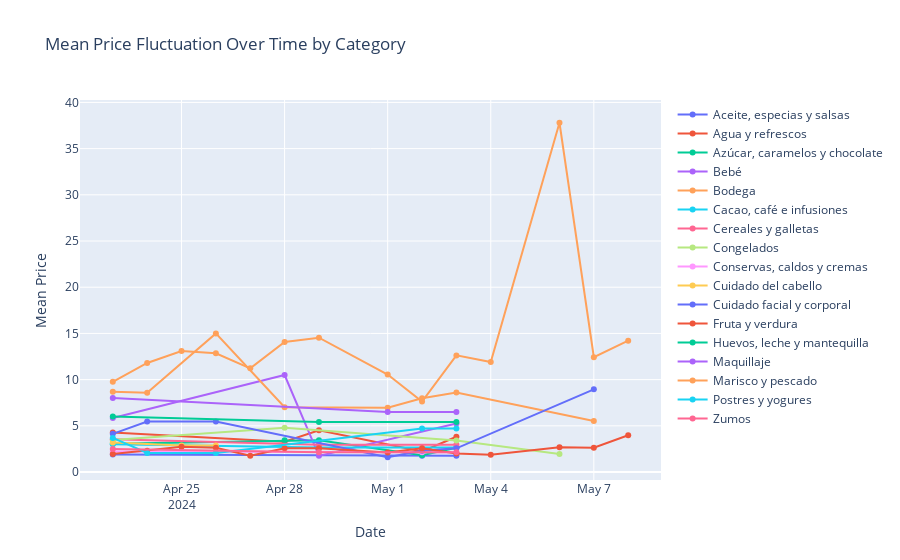

Notebook code for this chart:
### Code cell
df = pd.read_sql("""SELECT id, display_name, [price_instructions.unit_price], prices.ymd, l1_name
    FROM prices LEFT JOIN products
    USING(id) LEFT JOIN ids_categories USING(id);""", conn).sort_values(by=['id']).drop_duplicates(subset=['id', 'ymd'])

# Assuming your DataFrame is 'df' and the id column is 'id'
df = df.groupby('id').filter(lambda x: len(x) > 2)[['id', 'display_name', 'price_instructions.unit_price', 'ymd', 'l1_name']]

# Convert 'ymd' column to datetime
df['ymd'] = pd.to_datetime(df['ymd'], format='%Y%m%d')

# Sort DataFrame by 'ymd'
df.sort_values(by='ymd', inplace=True)

# Group by 'l1_name' and 'ymd' and compute mean prices
grouped = df.groupby(['l1_name', 'ymd'])['price_instructions.unit_price'].mean().reset_index()

# Create traces for each group
fig = go.Figure()

for name, group in grouped.groupby('l1_name'):
    fig.add_trace(go.Scatter(x=group['ymd'],
                             y=group['price_instructions.unit_price'],
                             mode='lines+markers',
                             name=name))

# Add layout
fig.update_layout(title='Mean Price Fluctuation Over Time by Category',
                  xaxis_title='Date',
                  yaxis_title='Mean Price')

# Display plot
fig.show()

### Figure 1 — Plotly figure (JSON) as saved in the notebook; plotly's stock layout.template omitted (floating-point values rounded to 4 significant figures)
{"data": [{"mode": "lines+markers", "name": "Aceite, especias y salsas", "type": "scatter", "x": ["2024-04-23T00:00:00", "2024-05-02T00:00:00", "2024-05-03T00:00:00"], "y": [1.89, 1.75, 1.75]}, {"mode": "lines+markers", "name": "Agua y refrescos", "type": "scatter", "x": ["2024-04-23T00:00:00", "2024-04-28T00:00:00", "2024-04-29T00:00:00", "2024-05-02T00:00:00", "2024-05-03T00:00:00"], "y": [4.289, 3.283, 4.528, 2.225, 3.818]}, {"mode": "lines+markers", "name": "Azúcar, caramelos y chocolate", "type": "scatter", "x": ["2024-04-23T00:00:00", "2024-04-28T00:00:00", "2024-04-29T00:00:00", "2024-05-02T00:00:00", "2024-05-03T00:00:00"], "y": [3.05, 3.45, 3.45, 1.82, 2.635]}, {"mode": "lines+markers", "name": "Bebé", "type": "scatter", "x": ["2024-04-23T00:00:00", "2024-04-28T00:00:00", "2024-04-29T00:00:00", "2024-05-03T00:00:00"], "y": [5.85, 10.5, 1.75, 5.25]}, {"mode": "lines+markers", "name": "Bodega", "type": "scatter", "x": ["2024-04-23T00:00:00", "2024-04-24T00:00:00", "2024-04-26T00:00:00", "2024-04-28T00:00:00", "2024-05-01T00:00:00", "2024-05-02T00:00:00", "2024-05-03T00:00:00", "2024-05-07T00:00:00"], "y": [8.681, 8.58, 15, 7.02, 6.96, 7.98, 8.61, 5.52]}, {"mode": "lines+markers", "name": "Cacao, café e infusiones", "type": "scatter", "x": ["2024-04-23T00:00:00", "2024-04-29T00:00:00", "2024-05-03T00:00:00"], "y": [3, 2.65, 2.65]}, {"mode": "lines+markers", "name": "Cereales y galletas", "type": "scatter", "x": ["2024-04-23T00:00:00", "2024-04-29T00:00:00", "2024-05-03T00:00:00"], "y": [3.55, 2.95, 2.95]}, {"mode": "lines+markers", "name": "Congelados", "type": "scatter", "x": ["2024-04-23T00:00:00", "2024-04-28T00:00:00", "2024-05-03T00:00:00", "2024-05-06T00:00:00"], "y": [3.475, 4.8, 3.4, 1.95]}, {"mode": "lines+markers", "name": "Conservas, caldos y cremas", "type": "scatter", "x": ["2024-04-23T00:00:00", "2024-05-02T00:00:00", "2024-05-03T00:00:00"], "y": [2.225, 2.131, 2.131]}, {"mode": "lines+markers", "name": "Cuidado del cabello", "type": "scatter", "x": ["2024-04-23T00:00:00", "2024-04-25T00:00:00", "2024-04-26T00:00:00"], "y": [3.2, 2.883, 2.883]}, {"mode": "lines+markers", "name": "Cuidado facial y corporal", "type": "scatter", "x": ["2024-04-23T00:00:00", "2024-04-24T00:00:00", "2024-04-26T00:00:00", "2024-05-01T00:00:00", "2024-05-02T00:00:00", "2024-05-03T00:00:00", "2024-05-07T00:00:00"], "y": [4.135, 5.46, 5.46, 1.6, 2.3, 2.569, 8.95]}, {"mode": "lines+markers", "name": "Fruta y verdura", "type": "scatter", "x": ["2024-04-23T00:00:00", "2024-04-24T00:00:00", "2024-04-25T00:00:00", "2024-04-26T00:00:00", "2024-04-27T00:00:00", "2024-04-28T00:00:00", "2024-04-29T00:00:00", "2024-05-01T00:00:00", "2024-05-02T00:00:00", "2024-05-03T00:00:00", "2024-05-04T00:00:00", "2024-05-06T00:00:00", "2024-05-07T00:00:00", "2024-05-08T00:00:00"], "y": [1.948, 2.315, 2.728, 2.627, 1.77, 2.585, 2.573, 2.11, 2.574, 2.0, 1.868, 2.67, 2.626, 3.982]}, {"mode": "lines+markers", "name": "Huevos, leche y mantequilla", "type": "scatter", "x": ["2024-04-23T00:00:00", "2024-04-29T00:00:00", "2024-05-03T00:00:00"], "y": [6.005, 5.415, 5.415]}, {"mode": "lines+markers", "name": "Maquillaje", "type": "scatter", "x": ["2024-04-23T00:00:00", "2024-05-01T00:00:00", "2024-05-03T00:00:00"], "y": [8, 6.5, 6.5]}, {"mode": "lines+markers", "name": "Marisco y pescado", "type": "scatter", "x": ["2024-04-23T00:00:00", "2024-04-24T00:00:00", "2024-04-25T00:00:00", "2024-04-26T00:00:00", "2024-04-27T00:00:00", "2024-04-28T00:00:00", "2024-04-29T00:00:00", "2024-05-01T00:00:00", "2024-05-02T00:00:00", "2024-05-03T00:00:00", "2024-05-04T00:00:00", "2024-05-06T00:00:00", "2024-05-07T00:00:00", "2024-05-08T00:00:00"], "y": [9.77, 11.8, 13.1, 12.85, 11.22, 14.08, 14.53, 10.55, 7.623, 12.62, 11.91, 37.8, 12.43, 14.22]}, {"mode": "lines+markers", "name": "Postres y yogures", "type": "scatter", "x": ["2024-04-23T00:00:00", "2024-04-24T00:00:00", "2024-04-26T00:00:00", "2024-05-02T00:00:00", "2024-05-03T00:00:00"], "y": [3.69, 2.07, 2.07, 4.71, 4.71]}, {"mode": "lines+markers", "name": "Zumos", "type": "scatter", "x": ["2024-04-23T00:00:00", "2024-04-29T00:00:00", "2024-05-03T00:00:00"], "y": [2.49, 2.15, 2.15]}], "layout": {"title": {"text": "Mean Price Fluctuation Over Time by Category"}, "xaxis": {"title": {"text": "Date"}}, "yaxis": {"title": {"text": "Mean Price"}}}}
